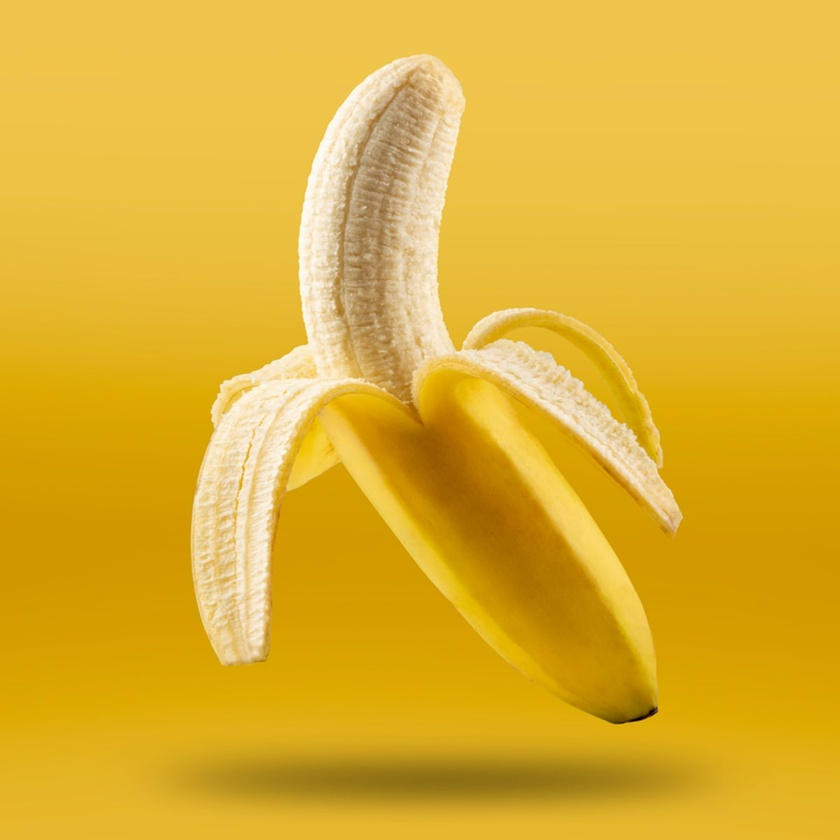
#> input picture Lab3 Group1/banana.jpg, 840 x 840 px, shrunk from 1200 x 1200 before the run, given in place of the camera
$ python Supplementary.py
#> lines starting #> are read from the running program, lines starting #| are printed output that depends on the picture; after the words box and inside, x2 and y2 are one past the last pixel; in counts of white or black regions, pixels touching at a corner belong together
import cv2 as cv
from matplotlib import pyplot as plt

cap = cv.VideoCapture(0)

if not cap.isOpened():
    print('Cannot open camera')
    exit()

while True:
    ret, frame = cap.read()
#> frame is the input picture: shape (840, 840, 3); mean B, G, R 48.4, 177.1, 222.6
    if not ret:
        print("Can't receive frame (stream end?). Exiting ...")
        break

    gray = cv.cvtColor(frame, cv.COLOR_BGR2GRAY)
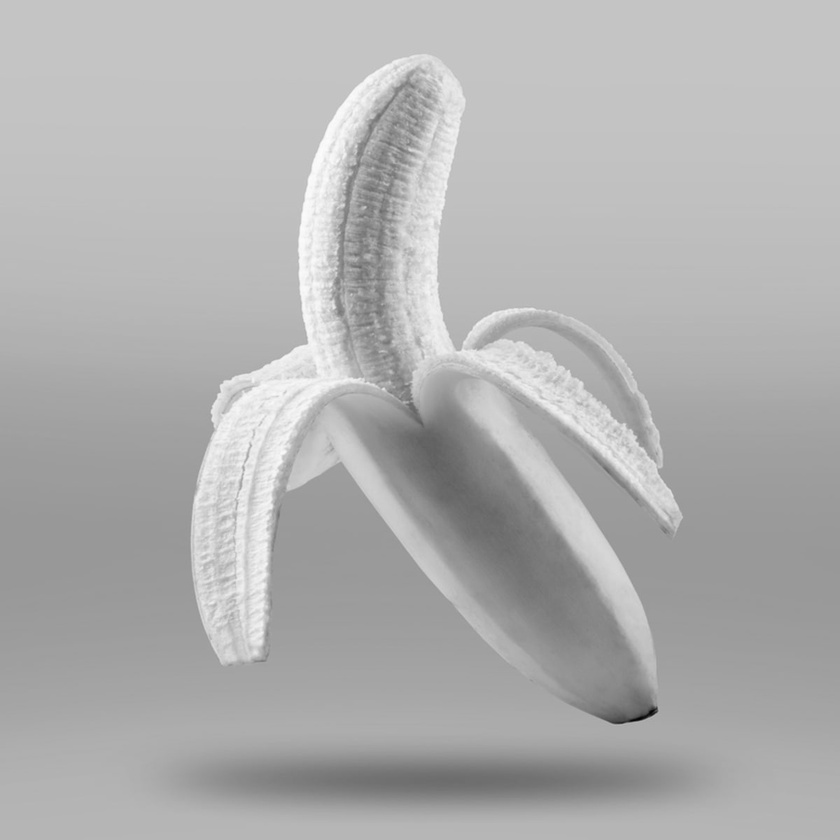
#> gray: shape (840, 840); min 3, max 252, mean 176

    sobelxy = cv.Sobel(src=gray, ddepth=cv.CV_64F, dx=1, dy=1, ksize=5)
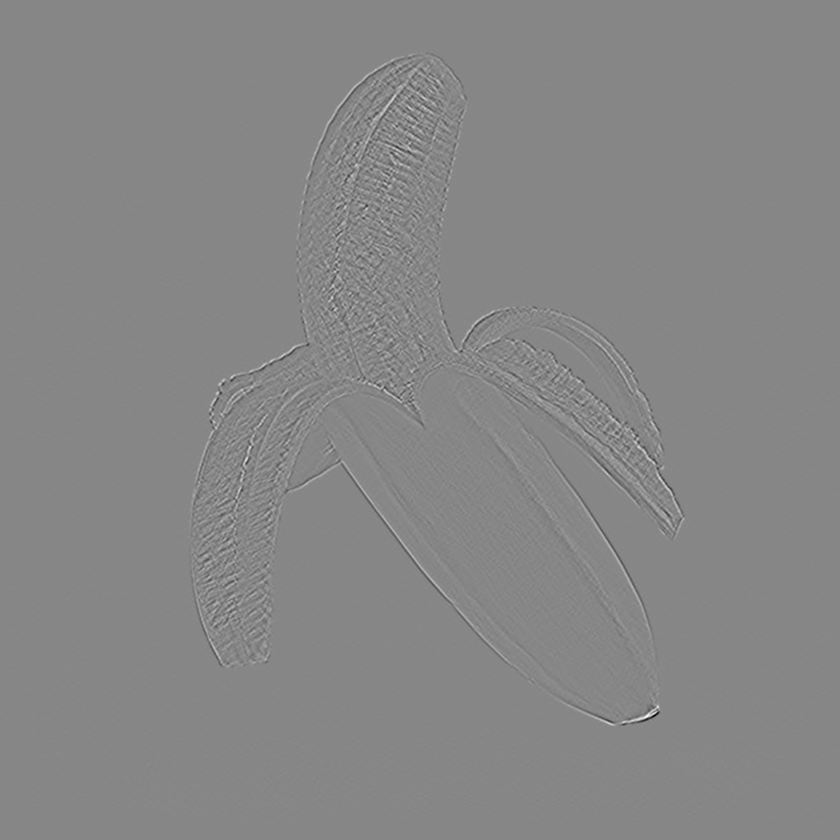
#> sobelxy: shape (840, 840) float64; min -1026, max 913, mean 0; drawn with min black and max white
    filtered_image_xy = cv.convertScaleAbs(sobelxy)
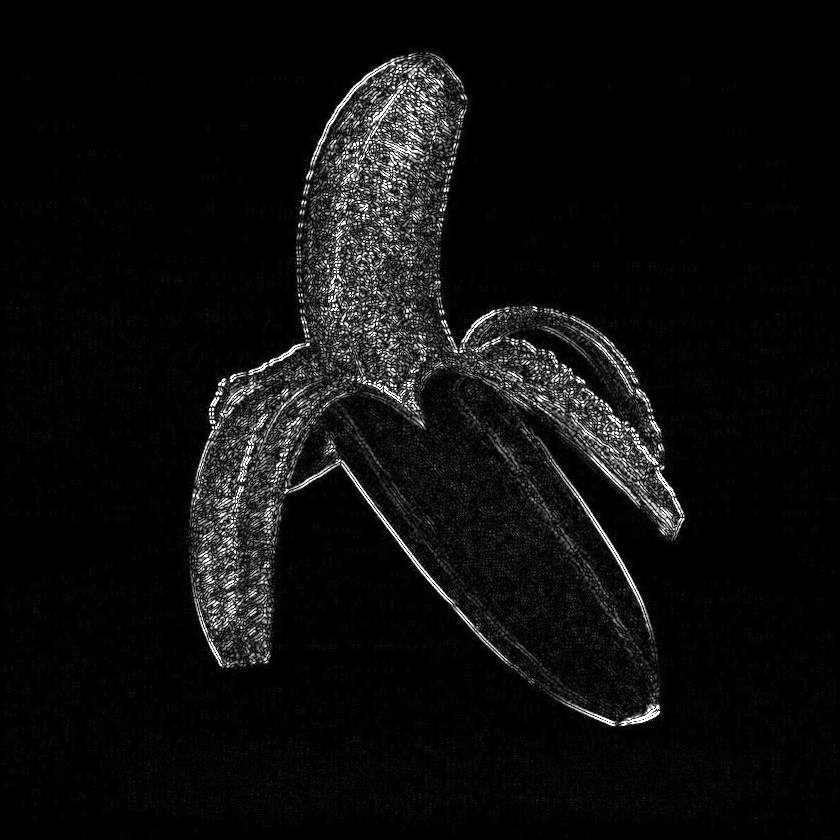
#> filtered_image_xy: shape (840, 840); min 0, max 255, mean 13.6

    edges = cv.Canny(image=gray, threshold1=100, threshold2=200)
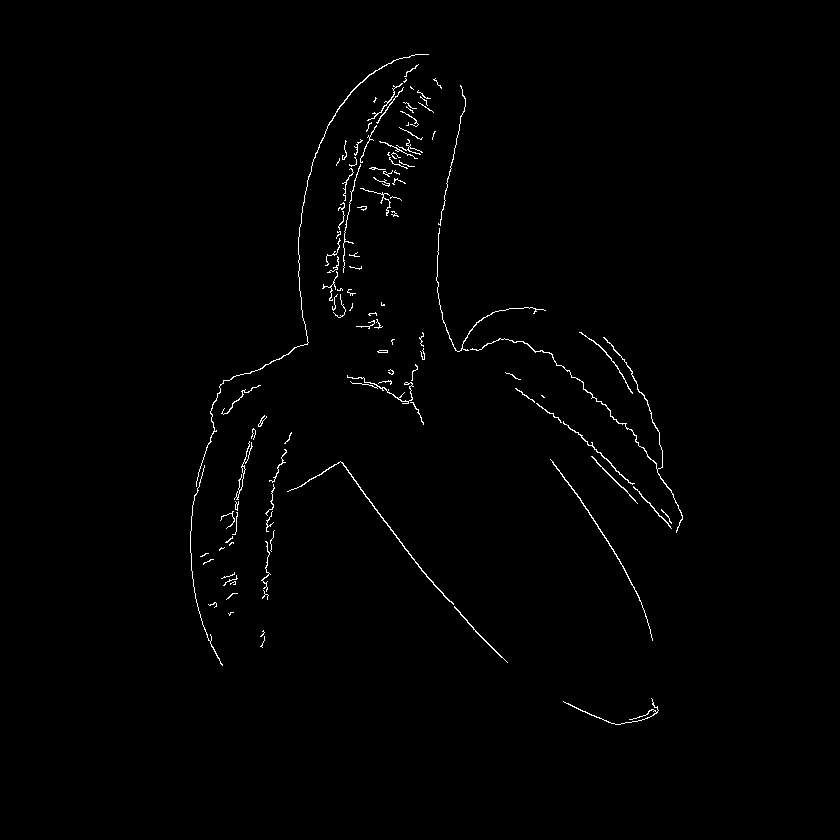
#> edges: shape (840, 840); 0.86% white in thin lines or dots, all inside (x1, y1, x2, y2) = (190, 54, 683, 725)

    laplacian = cv.Laplacian(src=gray, ddepth=cv.CV_64F)
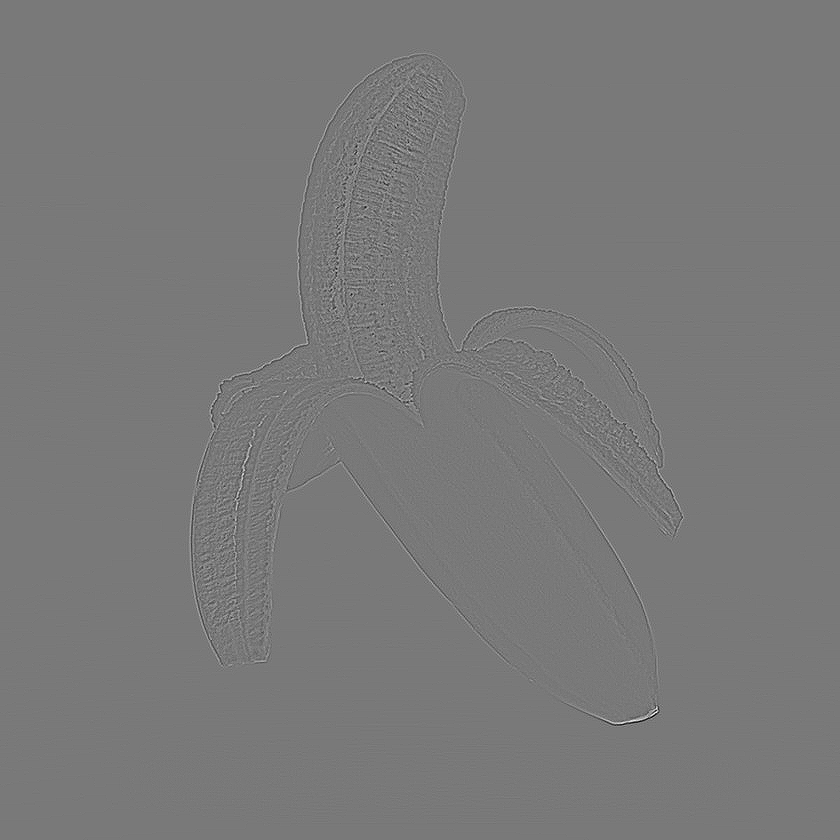
#> laplacian: shape (840, 840) float64; min -98, max 108, mean 0; drawn with min black and max white
    filtered_image = cv.convertScaleAbs(laplacian)
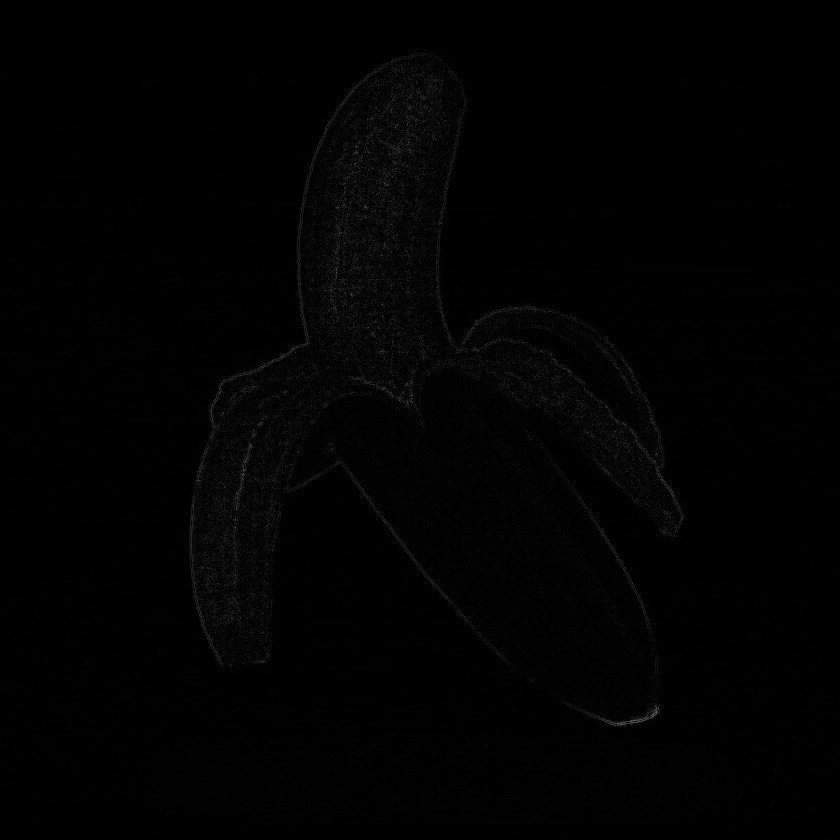
#> filtered_image: shape (840, 840); min 0, max 108, mean 1.8

    cv.imshow('Original', frame)
    cv.imshow('Sobel XY', filtered_image_xy)
    cv.imshow('Canny', edges)
    cv.imshow('Laplacian', filtered_image)

    if cv.waitKey(1) == ord('q'):
#> (key q is pressed here)
        break
cap.release()
cv.destroyAllWindows()
